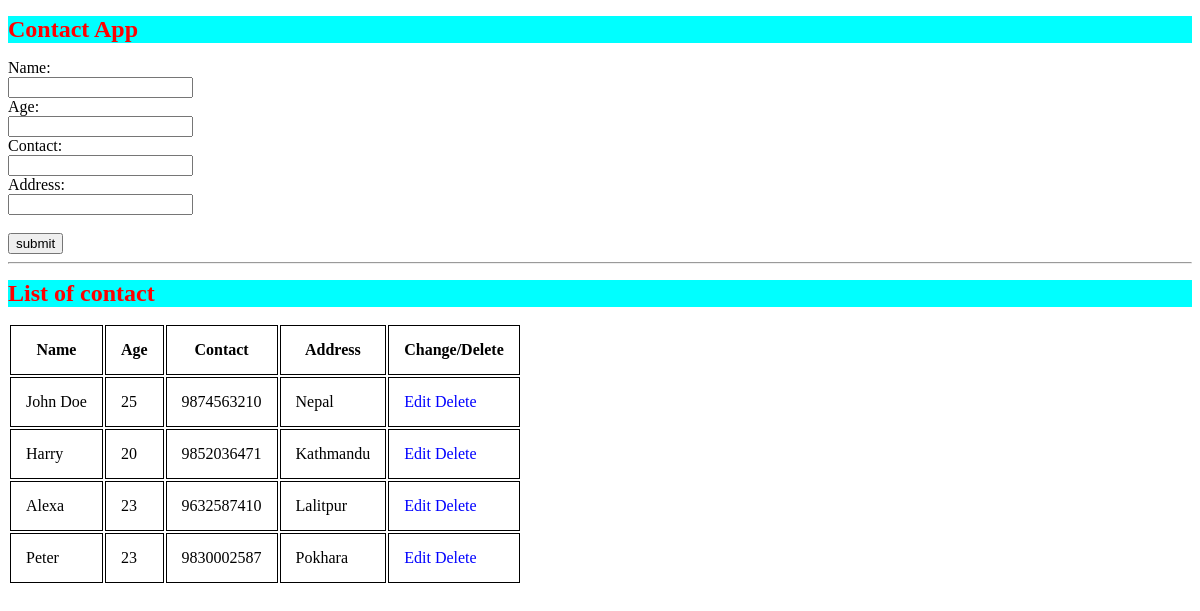
/project.php, run on the app's committed database.
### tables this page shows
CREATE TABLE `staff` (
  `name` varchar(255) DEFAULT NULL,
  `age` int(10) DEFAULT NULL,
  `phone` bigint(10) DEFAULT NULL,
  `address` varchar(255) NOT NULL
);

### project.php (the view, shortened to what this page needs)
<!DOCTYPE html>
<html>
<head>
	<link rel="stylesheet" type="text/css" href="css/style.css">
</head>
<body>
	<header>
		<h1>Contact App</h1>
	</header>
	<form action="addData.php" method="post">
		<div class="main">
			<label for="name">Name:</label><br>
			<input type="text" name="name" id="name" required><br>
			<label for="age">Age:</label><br>
			<input type="number" name="age" id="age" ><br>
			<label for="phone">Contact:</label><br>
			<input type="number" name="phone" id="phone" required><br>
			<label for="phone">Address:</label><br>
			<input type="text" name="address" id="address"><br>
			<br>
			<input type="submit" value="submit">
		</div>
	</form>
	<hr>
	<h1>List of contact</h1>
	<table>
		<tr>
			<th>Name</th>
			<th>Age</th>
			<th>Contact</th>
			<th>Address</th>
			<th>Change/Delete</th>
		</tr>
	<?php
	include 'db.php';
	$sql = "SELECT * FROM staff";
	$result = mysqli_query($conn, $sql);
	if($result){
		while($row = mysqli_fetch_assoc($result)){
			$id = $row['id'];
			$name = $row['name'];
			$age = $row['age'];
			$phone = $row['phone'];
			$address = $row['address'];
		?>
		<tr>
			<td><?php echo $name ?></td>
			<td><?php echo $age ?></td>
			<td><?php echo $phone ?></td>
			<td><?php echo $address ?></td>
			<td>
			<a href="edit.php?id=<?php echo $id; ?>">Edit</a>
			<a href="delete.php?id=<?php
			echo $id; ?>">Delete</a>
			</td>
		</tr>
		<?php
		}
	}
	?>
	</table>
</body>
</html>

### css/style.css (style rules this page uses)
body { left: 0; padding: 0; }
h1 { background-color: cyan; color: red; font-size: 1.5rem; }
table th, td { border: 1px solid black; padding: 15px; }
a { text-decoration: none; color: blue; transition: 0.5s all ease; }

### data on the page
staff: name "John Doe", age "25", phone "9874563210", address "Nepal"
staff: name "Harry", age "20", phone "9852036471", address "Kathmandu"
staff: name "Alexa", age "23", phone "9632587410", address "Lalitpur"
staff: name "Peter", age "23", phone "9830002587", address "Pokhara"
